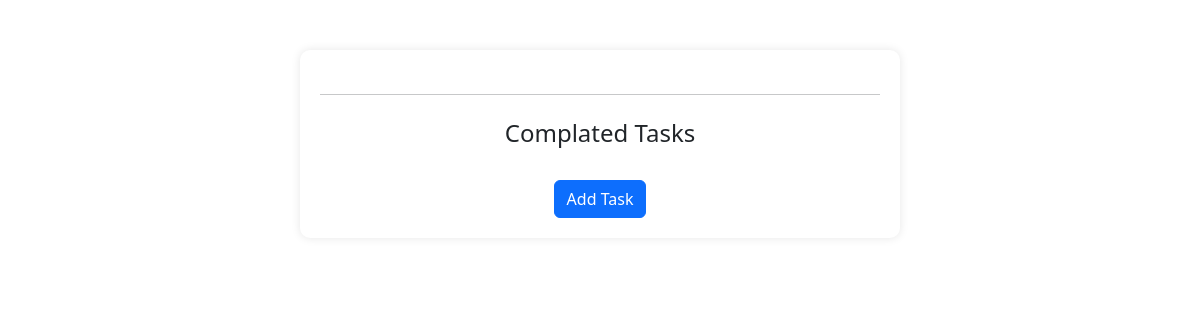
Page /todo/ (signed in) on the earlier database version.
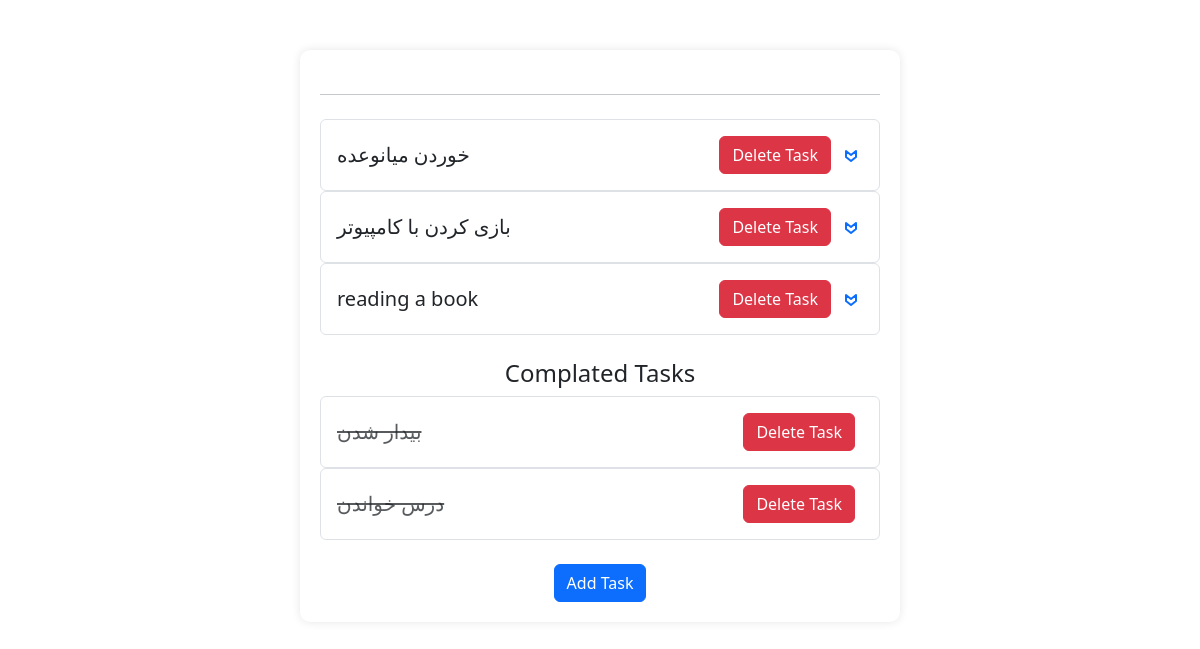
Same page on the later database version.
### todo/models.py (models this page shows, shortened)
class ToDo(models.Model):
    user = models.ForeignKey(User, on_delete=models.CASCADE,null=True)
    title = models.CharField(max_length=200)
    complate = models.BooleanField(default=False)
    created_date = models.DateTimeField(auto_now_add=True)
    updated_date = models.DateTimeField(auto_now=True)

### todo/views.py (the view)
# urls.py: path('',views.ListToDoView.as_view(),name='list_todo'),
class ListToDoView(ListView):
    model = ToDo
    context_object_name = 'todos'
    template_name = 'todo/listtodo.html'
    ordering = 'complate','created_date'

### todo/templates/todo/listtodo.html (shortened to what this page needs)
{% extends 'base.html' %}
{% block content %}
    <hr class="my-4">
    {% for todo in todos %}
        {% if request.user.id == todo.user.id %}
            {% if not todo.complate %}
                <div class="d-flex justify-content-between align-items-center p-3 border rounded">
                    <h5 class="m-0">{{ todo.title }}</h5>
                    <div class="d-flex align-items-center">
                        <a href="{% url 'todo:delete_todo' todo.id %}" class="btn btn-danger me-2">Delete Task</a>
                        <div class="nav-item dropdown">
                            <a href="#" id="navbarDropdown" role="button" data-bs-toggle="dropdown">
                            </a>
                        </div>
                    </div>
                </div>
            {% endif %}
        {% endif %}
    {% endfor %}
    <h4 class="mt-4">Complated Tasks</h4>
    {% for todo in todos %}
        {% if request.user.id == todo.user.id %}
            {% if todo.complate %}
                <div class="d-flex justify-content-between align-items-center p-3 border rounded done-task">
                    <h5 class="m-0 text-decoration-line-through text-muted">
                        {{ todo.title }}
                    </h5>
                    <div class="d-flex align-items-center">
                        <a href="{% url 'todo:delete_todo' todo.id %}" class="btn btn-danger me-2">Delete Task</a>
                    </div>
                </div>
            {% endif %}
        {% endif %}
    {% endfor %}
    <br>
    <a href="{% url 'todo:create_todo' %}" class="btn btn-primary">Add Task</a>
{% endblock %}

### templates/base.html (shortened to what this page needs)
<!DOCTYPE html>
<html lang="en">
<head>
    <link href="https://cdn.jsdelivr.net/npm/bootstrap@5.3.0/dist/css/bootstrap.min.css" rel="stylesheet">
</head>
<body>
<div class="container">
    <div class="content-box">
        {% block content %}{% endblock %}
    </div>
</div>
</body>
</html>

### templates/base.html (style rules this page uses)
.content-box { max-width: 600px; margin: 50px auto; background: white; padding: 20px; border-radius: 10px; box-shadow: 0px 0px 10px rgba(0, 0, 0, 0.1); text-align: center; }

Differences in the rows shown:
added ToDo: title "خوردن میانوعده"
added ToDo: title "بازی کردن با کامپیوتر"
added ToDo: title "reading a book"
added ToDo: title "بیدار شدن", shown under "Complated Tasks"
added ToDo: title "درس خواندن", shown under "Complated Tasks"
